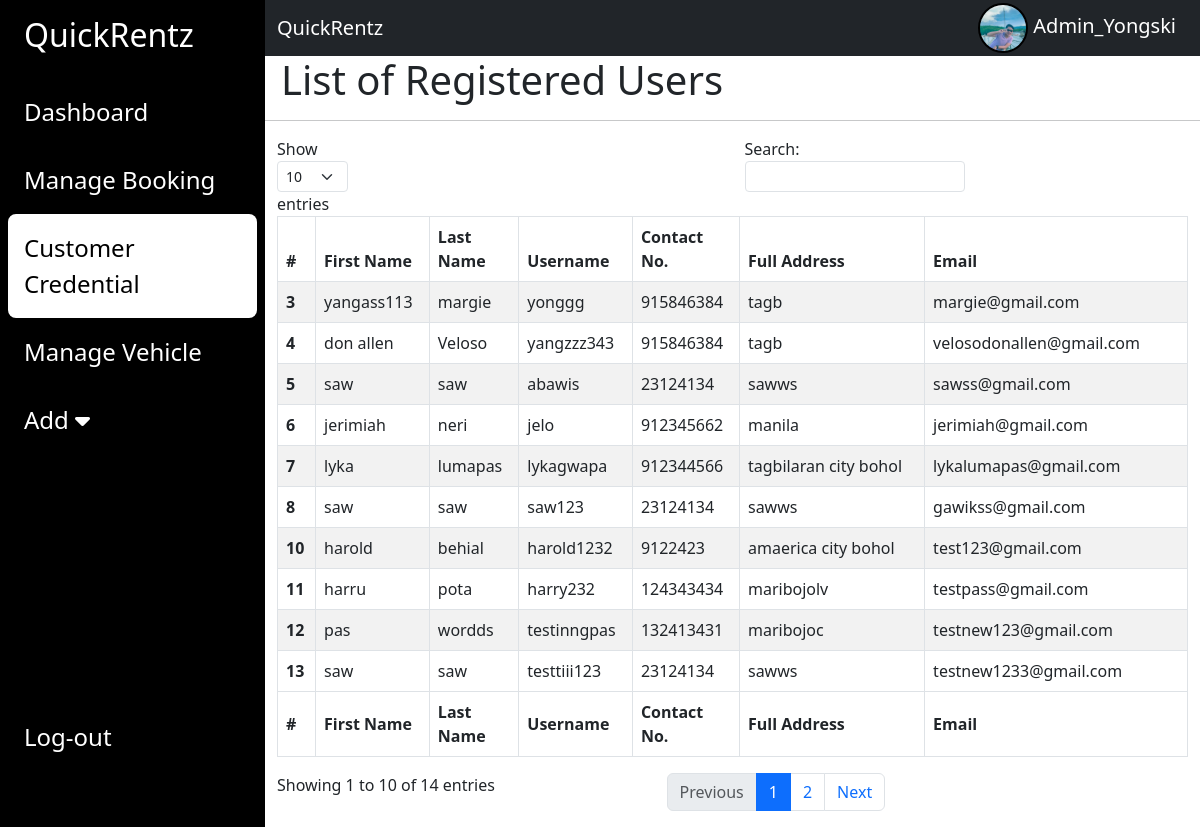
Page /admin/users.php (signed in) on the committed database.
### tables this page shows
CREATE TABLE `user` (
  `UserID` int(11) NOT NULL,
  `Username` varchar(11) NOT NULL,
  `FirstName` text NOT NULL,
  `LastName` text NOT NULL,
  `PhoneNumber` int(12) NOT NULL,
  `Address` varchar(250) NOT NULL,
  `Email` varchar(50) NOT NULL,
  `Password` varchar(11) NOT NULL
);

### admin/users.php (the view, shortened to what this page needs)
<?php
include "includes/database.php";
if (isset($_SESSION['AdminUsername'])&&isset($_SESSION['profilePhoto'])) {
    $username = $_SESSION['AdminUsername'];
    $profilePic = $_SESSION['profilePhoto'];
} else {
    header("Location: log-in.php");
    exit;
}
?>
<!DOCTYPE html>
<html lang="en">
<head>
    <link href="https://cdn.jsdelivr.net/npm/bootstrap@5.3.0/dist/css/bootstrap.min.css" rel="stylesheet"
>
    <link rel="stylesheet" href="https://cdnjs.cloudflare.com/ajax/libs/font-awesome/6.4.0/css/all.min.css"
 />
    <link rel="stylesheet" href="style.css">
</head>
<body>
    <div class="main-container d-flex h-100">
        <div class="sidebar" id="side_nav">
            <div class="header-box px-3 pt-3 pd-4 d-flex justify-content-between">
                <h2 class="text-white px-2">QuickRentz</h2>
            </div>
            <ul class="list-unstyled px-2 pt-3">
                <li class="p-3"><a href="main.php" class="text-decoration-none fs-4">Dashboard</a></li>
                <li class="p-3"><a href="#" class="text-decoration-none fs-4">Manage Booking</a></li>
                <li class="p-3 active"><a href="users.php" class="text-decoration-none fs-4">Customer Credential</a>
                </li>
                <li class="p-3"><a href="vehicles.php" class="text-decoration-none fs-4">Manage Vehicle</a></li>
                <li class="p-3"> <a class="text-decoration-none fs-4" data-bs-toggle="collapse" href="#collapseAdd"
                        role="button" aria-expanded="false" aria-controls="collapseAdd">Add <i
                            class="fa-solid fa-caret-down"></i>
                    </a>
                </li>
            </ul>
            <ul class="list-unstyled signout px-4">
                <li>
                    <form method="POST" action="">
                        <a class="text-decoration-none fs-4" href="log-out.php" type="button">Log-out</a>
                    </form>
                </li>
            </ul>
        </div>
        <div class="content">
            <nav class="navbar navbar-expand-lg bg-dark">
                <div class="container-fluid">
                    <div class="d-flex justify-content-between">
                        <a class="navbar-brand text-white" href="#">QuickRentz</a>
                    </div>
                    <div class="profile collapse navbar-collapse" id="navbarNav">
                        <ul class="navbar-nav">
                            <li class="nav-item">
                                <h5 class="text-white my-auto p-4">
                                <img src='img/adminprofilephoto/<?php echo $profilePic ?>' alt='' style='border:2px solid #000;border-radius: 50px;' height='50'>
                                    <?php
                                    echo $username;
                                    ?>
                                </h5>
                            </li>
                        </ul>
                    </div>
                </div>
            </nav>
            <h1 class="col-md-12 px-3">List of Registered Users</h1>
            <hr>
            <div class="container">
                <table id="pagination" class="table table-striped table-bordered" style="width:100%;">
                    <thead>
                        <tr>
                            <th scope="col">#</th>
                            <th scope="col">First Name</th>
                            <th scope="col">Last Name</th>
                            <th scope="col">Username</th>
                            <th scope="col">Contact No.</th>
                            <th scope="col">Full Address</th>
                            <th scope="col">Email</th>
                        </tr>
                    </thead>
                    <tbody>
                        <?php
                        $sqlUserList = "SELECT * FROM `user`";
                        $initiateUserList = mysqli_query($conn, $sqlUserList);
                        while ($results = mysqli_fetch_assoc($initiateUserList)) {
                            echo "
                                <tr>
                                    <th scope='row'>$results[UserID]</th>
                                    <td>$results[FirstName]</td>
                                    <td>$results[LastName]</td>
                                    <td>$results[Username]</td>
                                    <td>$results[PhoneNumber]</td>
                                    <td>$results[Address]</td>
                                    <td>$results[Email]</td>
                                </tr>";
                        }
                        ?>
                    </tbody>
                    <tfoot>
                        <tr>
                            <th scope="col">#</th>
                            <th scope="col">First Name</th>
                            <th scope="col">Last Name</th>
                            <th scope="col">Username</th>
                            <th scope="col">Contact No.</th>
                            <th scope="col">Full Address</th>
                            <th scope="col">Email</th>
                        </tr>
                    </tfoot>
                </table>
            </div>
        </div>
</body>
</html>

### admin/style.css (style rules this page uses)
#side_nav { background-color: #000000; min-width: 265px; max-width: 265px; transition: 0.5s; }
.content { min-width: 100vh; width: 100%; height: 100%; }
.active { background-color: #fff; border-radius: 8px; }
.sidebar li.active a, .sidebar li.active a:hover { color: #000; }
.sidebar li a, .signout { color: #fff; }
.signout { margin-top: 100%; }
.profile { position: absolute; right: 0%; }

### rows in the picture
user: UserID "3", FirstName "yangass113", LastName "margie", Username "yonggg", PhoneNumber "915846384", Address "tagb", Email "margie@gmail.com"
user: UserID "4", FirstName "don allen", LastName "Veloso", Username "yangzzz343", PhoneNumber "915846384", Address "tagb", Email "velosodonallen@gmail.com"
user: UserID "5", FirstName "saw", LastName "saw", Username "abawis", PhoneNumber "23124134", Address "sawws", Email "sawss@gmail.com"
user: UserID "6", FirstName "jerimiah", LastName "neri", Username "jelo", PhoneNumber "912345662", Address "manila", Email "jerimiah@gmail.com"
user: UserID "7", FirstName "lyka", LastName "lumapas", Username "lykagwapa", PhoneNumber "912344566", Address "tagbilaran city bohol", Email "lykalumapas@gmail.com"
user: UserID "8", FirstName "saw", LastName "saw", Username "saw123", PhoneNumber "23124134", Address "sawws", Email "gawikss@gmail.com"
user: UserID "10", FirstName "harold", LastName "behial", Username "harold1232", PhoneNumber "9122423", Address "amaerica city bohol", Email "test123@gmail.com"
user: UserID "11", FirstName "harru", LastName "pota", Username "harry232", PhoneNumber "124343434", Address "maribojolv", Email "testpass@gmail.com"
user: UserID "12", FirstName "pas", LastName "wordds", Username "testinngpas", PhoneNumber "132413431", Address "maribojoc", Email "testnew123@gmail.com"
user: UserID "13", FirstName "saw", LastName "saw", Username "testtiii123", PhoneNumber "23124134", Address "sawws", Email "testnew1233@gmail.com"

### other values in the picture
$username "Admin_Yongski"
